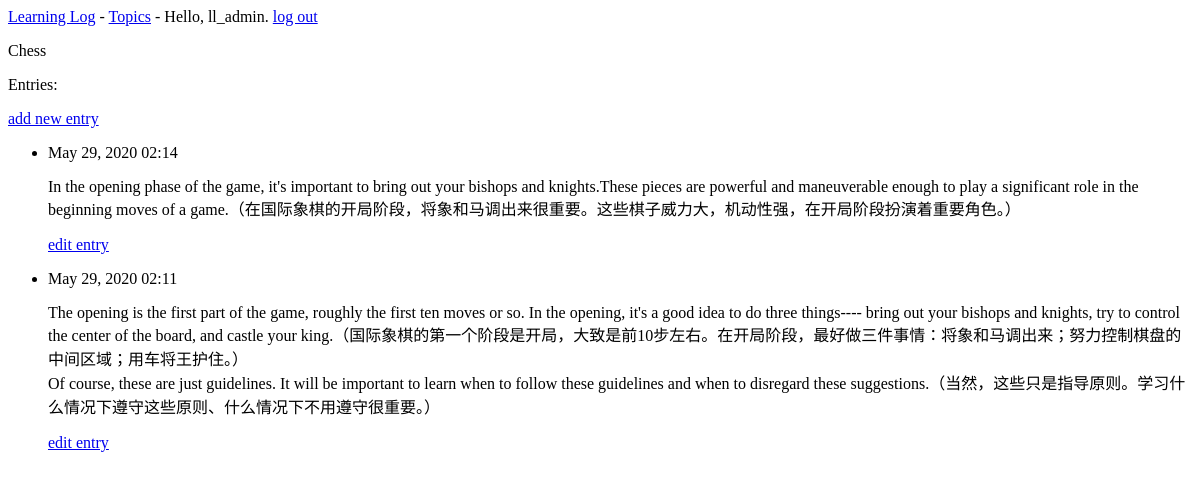
Before: /topics/1/ (signed in) with the older database file.
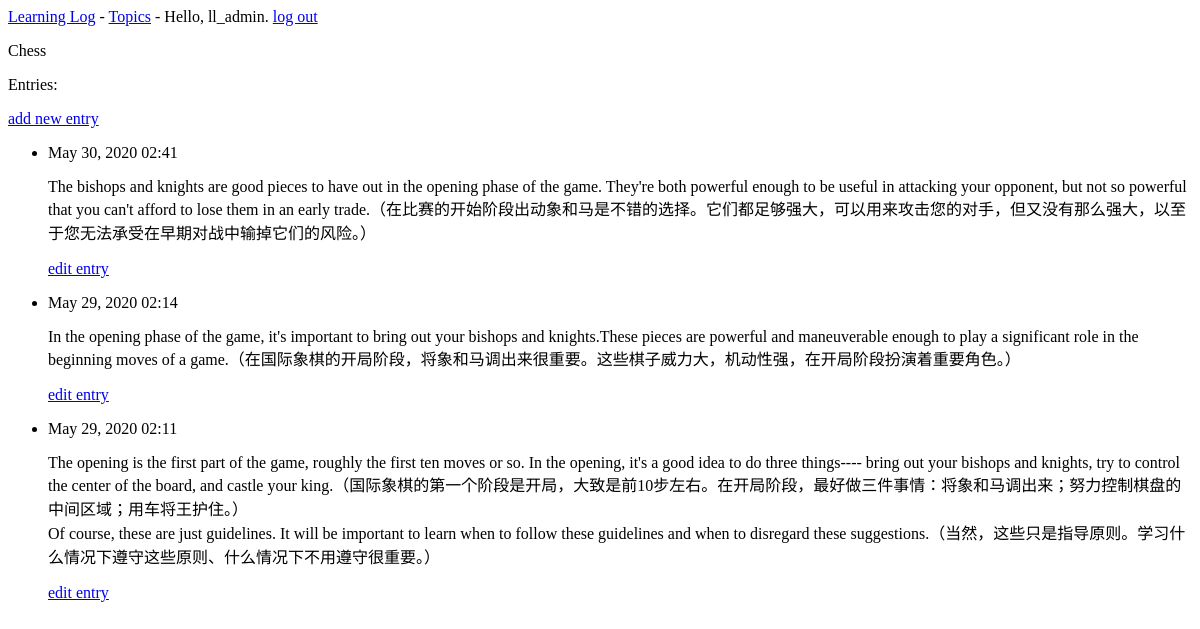
After: the same page with the newer database file.
### learning_logs/models.py (models this page shows, shortened)
class Topic(models.Model):
    text = models.CharField(max_length=200)
    date_added = models.DateTimeField(auto_now_add=True)
    owner = models.ForeignKey(User, on_delete=models.CASCADE)
    def __str__(self):
        return self.text

class Entry(models.Model):
    topic = models.ForeignKey(Topic, on_delete=models.CASCADE)  # 将每个条目关联到特定的主题
    text = models.TextField()
    date_added = models.DateTimeField(auto_now_add=True)
    class Meta:  # 管理模型的额外信息
        verbose_name_plural = 'entries'

### learning_logs/views.py (the view)
# urls.py: url(r'^topics/(?P<topic_id>\d+)/$', views.topic, name='topic'),
@login_required
def topic(request, topic_id):
    topic = Topic.objects.get(id=topic_id)
    entries = topic.entry_set.order_by('-date_added')
    context = {'topic': topic, 'entries': entries}
    return render(request, 'learning_logs/topic.html', context)

### learning_logs/templates/learning_logs/topic.html
{% extends "learning_logs/base.html" %}
{% block content %}
    <p>{{ topic }}</p>
    <p>Entries:</p>
    <p>
        <a href="{% url 'learning_logs:new_entry' topic.id %}">add new entry</a>
    </p>
    <ul>
        {% for entry in entries %}
            <li>
                <p>{{ entry.date_added|date:'M d, Y H:i' }}</p>
                <p>{{ entry.text|linebreaks }}</p>
                <p>
                    <a href="{% url 'learning_logs:edit_entry' entry.id %}">edit entry</a>
                </p>
            </li>
        {% empty %}
            <li>
                There are no entries for this topic yet.
            </li>
        {% endfor %}
    </ul>
{% endblock content %}

### learning_logs/templates/learning_logs/base.html
<p>
    <a href="{% url 'learning_logs:index' %}">Learning Log</a> -
    <a href="{% url 'learning_logs:topics' %}">Topics</a> -
    {% if user.is_authenticated %}
        Hello, {{ user.username }}.
        <a href="{% url 'users:logout' %}">log out</a>
    {% else %}
        <a href="{% url 'users:register' %}">register</a> -
        <a href="{% url 'users:login' %}">log in</a>
    {% endif %}
</p>
{% block content %}{% endblock content %}

Changed rows visible on the page:
added Entry: date_added "May 30, 2020 02:41", text "The bishops and knights are good pieces to have out in the opening phase of the game. They're both powerful enough to be useful in attacking your opponent, but not so powerful that you can't afford to lose them in an early trade.（在比赛的开始阶段出动象和马是不错的选择。它们都足够强大，可以用来攻击您的对手，但又没有那么强大，以至于您无法承受在早期对战中输掉它们的风险。）"
